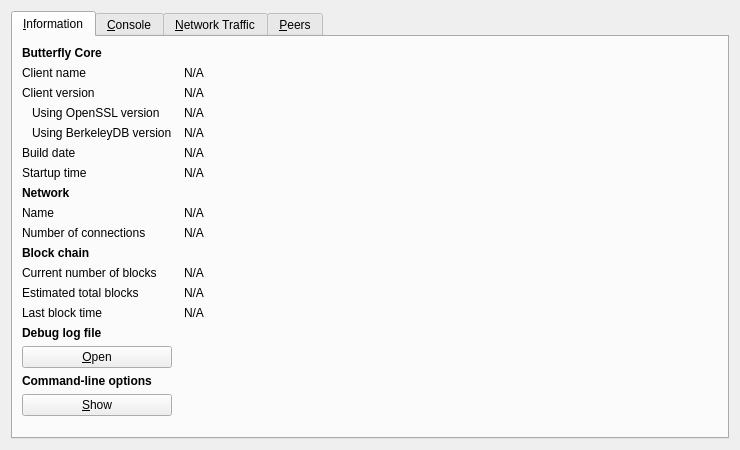
<?xml version="1.0" encoding="UTF-8"?>
<ui version="4.0">
 <class>RPCConsole</class>
 <widget class="QDialog" name="RPCConsole">
  <property name="geometry">
   <rect>
    <x>0</x>
    <y>0</y>
    <width>740</width>
    <height>450</height>
   </rect>
  </property>
  <property name="windowTitle">
   <string>Butterfly - Debug window</string>
  </property>
  <layout class="QVBoxLayout" name="verticalLayout_2">
   <item>
    <widget class="QTabWidget" name="tabWidget">
     <property name="currentIndex">
      <number>0</number>
     </property>
     <widget class="QWidget" name="tab_info">
      <attribute name="title">
       <string>&amp;Information</string>
      </attribute>
      <layout class="QGridLayout" name="gridLayout" columnstretch="0,1">
       <property name="horizontalSpacing">
        <number>12</number>
       </property>
       <item row="0" column="0">
        <widget class="QLabel" name="label_9">
         <property name="font">
          <font>
           <weight>75</weight>
           <bold>true</bold>
          </font>
         </property>
         <property name="text">
          <string>Butterfly Core</string>
         </property>
        </widget>
       </item>
       <item row="1" column="0">
        <widget class="QLabel" name="label_5">
         <property name="text">
          <string>Client name</string>
         </property>
        </widget>
       </item>
       <item row="1" column="1">
        <widget class="QLabel" name="clientName">
         <property name="cursor">
          <cursorShape>IBeamCursor</cursorShape>
         </property>
         <property name="text">
          <string>N/A</string>
         </property>
         <property name="textFormat">
          <enum>Qt::PlainText</enum>
         </property>
         <property name="textInteractionFlags">
          <set>Qt::LinksAccessibleByMouse|Qt::TextSelectableByKeyboard|Qt::TextSelectableByMouse</set>
         </property>
        </widget>
       </item>
       <item row="2" column="0">
        <widget class="QLabel" name="label_6">
         <property name="text">
          <string>Client version</string>
         </property>
        </widget>
       </item>
       <item row="2" column="1">
        <widget class="QLabel" name="clientVersion">
         <property name="cursor">
          <cursorShape>IBeamCursor</cursorShape>
         </property>
         <property name="text">
          <string>N/A</string>
         </property>
         <property name="textFormat">
          <enum>Qt::PlainText</enum>
         </property>
         <property name="textInteractionFlags">
          <set>Qt::LinksAccessibleByMouse|Qt::TextSelectableByKeyboard|Qt::TextSelectableByMouse</set>
         </property>
        </widget>
       </item>
       <item row="3" column="0">
        <widget class="QLabel" name="label_14">
         <property name="text">
          <string>Using OpenSSL version</string>
         </property>
         <property name="indent">
          <number>10</number>
         </property>
        </widget>
       </item>
       <item row="3" column="1">
        <widget class="QLabel" name="openSSLVersion">
         <property name="cursor">
          <cursorShape>IBeamCursor</cursorShape>
         </property>
         <property name="text">
          <string>N/A</string>
         </property>
         <property name="textFormat">
          <enum>Qt::PlainText</enum>
         </property>
         <property name="textInteractionFlags">
          <set>Qt::LinksAccessibleByMouse|Qt::TextSelectableByKeyboard|Qt::TextSelectableByMouse</set>
         </property>
        </widget>
       </item>
       <item row="4" column="0">
        <widget class="QLabel" name="label_berkeleyDBVersion">
         <property name="text">
          <string>Using BerkeleyDB version</string>
         </property>
         <property name="indent">
          <number>10</number>
         </property>
        </widget>
       </item>
       <item row="4" column="1">
        <widget class="QLabel" name="berkeleyDBVersion">
         <property name="cursor">
          <cursorShape>IBeamCursor</cursorShape>
         </property>
         <property name="text">
          <string>N/A</string>
         </property>
         <property name="textFormat">
          <enum>Qt::PlainText</enum>
         </property>
         <property name="textInteractionFlags">
          <set>Qt::LinksAccessibleByMouse|Qt::TextSelectableByKeyboard|Qt::TextSelectableByMouse</set>
         </property>
        </widget>
       </item>
       <item row="5" column="0">
        <widget class="QLabel" name="label_12">
         <property name="text">
          <string>Build date</string>
         </property>
        </widget>
       </item>
       <item row="5" column="1">
        <widget class="QLabel" name="buildDate">
         <property name="cursor">
          <cursorShape>IBeamCursor</cursorShape>
         </property>
         <property name="text">
          <string>N/A</string>
         </property>
         <property name="textFormat">
          <enum>Qt::PlainText</enum>
         </property>
         <property name="textInteractionFlags">
          <set>Qt::LinksAccessibleByMouse|Qt::TextSelectableByKeyboard|Qt::TextSelectableByMouse</set>
         </property>
        </widget>
       </item>
       <item row="6" column="0">
        <widget class="QLabel" name="label_13">
         <property name="text">
          <string>Startup time</string>
         </property>
        </widget>
       </item>
       <item row="6" column="1">
        <widget class="QLabel" name="startupTime">
         <property name="cursor">
          <cursorShape>IBeamCursor</cursorShape>
         </property>
         <property name="text">
          <string>N/A</string>
         </property>
         <property name="textFormat">
          <enum>Qt::PlainText</enum>
         </property>
         <property name="textInteractionFlags">
          <set>Qt::LinksAccessibleByMouse|Qt::TextSelectableByKeyboard|Qt::TextSelectableByMouse</set>
         </property>
        </widget>
       </item>
       <item row="7" column="0">
        <widget class="QLabel" name="label_11">
         <property name="font">
          <font>
           <weight>75</weight>
           <bold>true</bold>
          </font>
         </property>
         <property name="text">
          <string>Network</string>
         </property>
        </widget>
       </item>
       <item row="8" column="0">
        <widget class="QLabel" name="label_8">
         <property name="text">
          <string>Name</string>
         </property>
        </widget>
       </item>
       <item row="8" column="1">
        <widget class="QLabel" name="networkName">
         <property name="cursor">
          <cursorShape>IBeamCursor</cursorShape>
         </property>
         <property name="text">
          <string>N/A</string>
         </property>
         <property name="textFormat">
          <enum>Qt::PlainText</enum>
         </property>
         <property name="textInteractionFlags">
          <set>Qt::LinksAccessibleByMouse|Qt::TextSelectableByKeyboard|Qt::TextSelectableByMouse</set>
         </property>
        </widget>
       </item>
       <item row="9" column="0">
        <widget class="QLabel" name="label_7">
         <property name="text">
          <string>Number of connections</string>
         </property>
        </widget>
       </item>
       <item row="9" column="1">
        <widget class="QLabel" name="numberOfConnections">
         <property name="cursor">
          <cursorShape>IBeamCursor</cursorShape>
         </property>
         <property name="text">
          <string>N/A</string>
         </property>
         <property name="textFormat">
          <enum>Qt::PlainText</enum>
         </property>
         <property name="textInteractionFlags">
          <set>Qt::LinksAccessibleByMouse|Qt::TextSelectableByKeyboard|Qt::TextSelectableByMouse</set>
         </property>
        </widget>
       </item>
       <item row="10" column="0">
        <widget class="QLabel" name="label_10">
         <property name="font">
          <font>
           <weight>75</weight>
           <bold>true</bold>
          </font>
         </property>
         <property name="text">
          <string>Block chain</string>
         </property>
        </widget>
       </item>
       <item row="11" column="0">
        <widget class="QLabel" name="label_3">
         <property name="text">
          <string>Current number of blocks</string>
         </property>
        </widget>
       </item>
       <item row="11" column="1">
        <widget class="QLabel" name="numberOfBlocks">
         <property name="cursor">
          <cursorShape>IBeamCursor</cursorShape>
         </property>
         <property name="text">
          <string>N/A</string>
         </property>
         <property name="textFormat">
          <enum>Qt::PlainText</enum>
         </property>
         <property name="textInteractionFlags">
          <set>Qt::LinksAccessibleByMouse|Qt::TextSelectableByKeyboard|Qt::TextSelectableByMouse</set>
         </property>
        </widget>
       </item>
       <item row="12" column="0">
        <widget class="QLabel" name="label_4">
         <property name="text">
          <string>Estimated total blocks</string>
         </property>
        </widget>
       </item>
       <item row="12" column="1">
        <widget class="QLabel" name="totalBlocks">
         <property name="cursor">
          <cursorShape>IBeamCursor</cursorShape>
         </property>
         <property name="text">
          <string>N/A</string>
         </property>
         <property name="textFormat">
          <enum>Qt::PlainText</enum>
         </property>
         <property name="textInteractionFlags">
          <set>Qt::LinksAccessibleByMouse|Qt::TextSelectableByKeyboard|Qt::TextSelectableByMouse</set>
         </property>
        </widget>
       </item>
       <item row="13" column="0">
        <widget class="QLabel" name="label_2">
         <property name="text">
          <string>Last block time</string>
         </property>
        </widget>
       </item>
       <item row="13" column="1">
        <widget class="QLabel" name="lastBlockTime">
         <property name="cursor">
          <cursorShape>IBeamCursor</cursorShape>
         </property>
         <property name="text">
          <string>N/A</string>
         </property>
         <property name="textFormat">
          <enum>Qt::PlainText</enum>
         </property>
         <property name="textInteractionFlags">
          <set>Qt::LinksAccessibleByMouse|Qt::TextSelectableByKeyboard|Qt::TextSelectableByMouse</set>
         </property>
        </widget>
       </item>
       <item row="13" column="0">
        <spacer name="verticalSpacer_2">
         <property name="orientation">
          <enum>Qt::Vertical</enum>
         </property>
         <property name="sizeHint" stdset="0">
          <size>
           <width>20</width>
           <height>20</height>
          </size>
         </property>
        </spacer>
       </item>
       <item row="14" column="0">
        <widget class="QLabel" name="labelDebugLogfile">
         <property name="font">
          <font>
           <weight>75</weight>
           <bold>true</bold>
          </font>
         </property>
         <property name="text">
          <string>Debug log file</string>
         </property>
        </widget>
       </item>
       <item row="15" column="0">
        <widget class="QPushButton" name="openDebugLogfileButton">
         <property name="toolTip">
          <string>Open the Butterfly debug log file from the current data directory. This can take a few seconds for large log files.</string>
         </property>
         <property name="text">
          <string>&amp;Open</string>
         </property>
         <property name="autoDefault">
          <bool>false</bool>
         </property>
        </widget>
       </item>
       <item row="16" column="0">
        <widget class="QLabel" name="labelCLOptions">
         <property name="font">
          <font>
           <weight>75</weight>
           <bold>true</bold>
          </font>
         </property>
         <property name="text">
          <string>Command-line options</string>
         </property>
        </widget>
       </item>
       <item row="17" column="0">
        <widget class="QPushButton" name="showCLOptionsButton">
         <property name="toolTip">
          <string>Show the Butterfly help message to get a list with possible Butterfly command-line options.</string>
         </property>
         <property name="text">
          <string>&amp;Show</string>
         </property>
         <property name="autoDefault">
          <bool>false</bool>
         </property>
        </widget>
       </item>
       <item row="18" column="0">
        <spacer name="verticalSpacer">
         <property name="orientation">
          <enum>Qt::Vertical</enum>
         </property>
         <property name="sizeHint" stdset="0">
          <size>
           <width>20</width>
           <height>40</height>
          </size>
         </property>
        </spacer>
       </item>
      </layout>
     </widget>
     <widget class="QWidget" name="tab_console">
      <attribute name="title">
       <string>&amp;Console</string>
      </attribute>
      <layout class="QVBoxLayout" name="verticalLayout_3">
       <property name="spacing">
        <number>3</number>
       </property>
       <item>
        <widget class="QTextEdit" name="messagesWidget">
         <property name="minimumSize">
          <size>
           <width>0</width>
           <height>100</height>
          </size>
         </property>
         <property name="readOnly">
          <bool>true</bool>
         </property>
         <property name="tabKeyNavigation" stdset="0">
          <bool>false</bool>
         </property>
         <property name="columnCount" stdset="0">
          <number>2</number>
         </property>
        </widget>
       </item>
       <item>
        <layout class="QHBoxLayout" name="horizontalLayout">
         <property name="spacing">
          <number>3</number>
         </property>
         <item>
          <widget class="QLabel" name="label">
           <property name="text">
            <string notr="true">&gt;</string>
           </property>
          </widget>
         </item>
         <item>
          <widget class="QLineEdit" name="lineEdit"/>
         </item>
         <item>
          <widget class="QPushButton" name="clearButton">
           <property name="maximumSize">
            <size>
             <width>24</width>
             <height>24</height>
            </size>
           </property>
           <property name="toolTip">
            <string>Clear console</string>
           </property>
           <property name="text">
            <string/>
           </property>
           <property name="icon">
            <iconset resource="../../../butterfly.qrc">
             <normaloff>:/icons/remove</normaloff>:/icons/remove</iconset>
           </property>
           <property name="shortcut">
            <string notr="true">Ctrl+L</string>
           </property>
           <property name="autoDefault">
            <bool>false</bool>
           </property>
          </widget>
         </item>
        </layout>
       </item>
      </layout>
     </widget>
     <widget class="QWidget" name="tab_nettraffic">
      <attribute name="title">
       <string>&amp;Network Traffic</string>
      </attribute>
      <layout class="QHBoxLayout" name="horizontalLayout_3">
       <item>
        <layout class="QVBoxLayout" name="verticalLayout_4">
         <item>
          <widget class="TrafficGraphWidget" name="trafficGraph" native="true">
           <property name="sizePolicy">
            <sizepolicy hsizetype="Expanding" vsizetype="Expanding">
             <horstretch>0</horstretch>
             <verstretch>0</verstretch>
            </sizepolicy>
           </property>
          </widget>
         </item>
         <item>
          <layout class="QHBoxLayout" name="horizontalLayout_2">
           <item>
            <widget class="QSlider" name="sldGraphRange">
             <property name="minimum">
              <number>1</number>
             </property>
             <property name="maximum">
              <number>288</number>
             </property>
             <property name="pageStep">
              <number>12</number>
             </property>
             <property name="value">
              <number>6</number>
             </property>
             <property name="orientation">
              <enum>Qt::Horizontal</enum>
             </property>
            </widget>
           </item>
           <item>
            <widget class="QLabel" name="lblGraphRange">
             <property name="minimumSize">
              <size>
               <width>100</width>
               <height>0</height>
              </size>
             </property>
             <property name="alignment">
              <set>Qt::AlignCenter</set>
             </property>
            </widget>
           </item>
           <item>
            <widget class="QPushButton" name="btnClearTrafficGraph">
             <property name="text">
              <string>&amp;Clear</string>
             </property>
             <property name="autoDefault">
              <bool>false</bool>
             </property>
            </widget>
           </item>
          </layout>
         </item>
        </layout>
       </item>
       <item>
        <layout class="QVBoxLayout" name="verticalLayout">
         <item>
          <widget class="QGroupBox" name="groupBox">
           <property name="title">
            <string>Totals</string>
           </property>
           <layout class="QVBoxLayout" name="verticalLayout_5">
            <item>
             <layout class="QHBoxLayout" name="horizontalLayout_4">
              <item>
               <widget class="Line" name="line">
                <property name="sizePolicy">
                 <sizepolicy hsizetype="Fixed" vsizetype="Fixed">
                  <horstretch>0</horstretch>
                  <verstretch>0</verstretch>
                 </sizepolicy>
                </property>
                <property name="minimumSize">
                 <size>
                  <width>10</width>
                  <height>0</height>
                 </size>
                </property>
                <property name="palette">
                 <palette>
                  <active>
                   <colorrole role="Light">
                    <brush brushstyle="SolidPattern">
                     <color alpha="255">
                      <red>0</red>
                      <green>255</green>
                      <blue>0</blue>
                     </color>
                    </brush>
                   </colorrole>
                  </active>
                  <inactive>
                   <colorrole role="Light">
                    <brush brushstyle="SolidPattern">
                     <color alpha="255">
                      <red>0</red>
                      <green>255</green>
                      <blue>0</blue>
                     </color>
                    </brush>
                   </colorrole>
                  </inactive>
                  <disabled>
                   <colorrole role="Light">
                    <brush brushstyle="SolidPattern">
                     <color alpha="255">
                      <red>0</red>
                      <green>255</green>
                      <blue>0</blue>
                     </color>
                    </brush>
                   </colorrole>
                  </disabled>
                 </palette>
                </property>
                <property name="orientation">
                 <enum>Qt::Horizontal</enum>
                </property>
               </widget>
              </item>
              <item>
               <widget class="QLabel" name="label_16">
                <property name="text">
                 <string>In:</string>
                </property>
               </widget>
              </item>
              <item>
               <widget class="QLabel" name="lblBytesIn">
                <property name="minimumSize">
                 <size>
                  <width>50</width>
                  <height>0</height>
                 </size>
                </property>
                <property name="alignment">
                 <set>Qt::AlignRight|Qt::AlignTrailing|Qt::AlignVCenter</set>
                </property>
               </widget>
              </item>
             </layout>
            </item>
            <item>
             <layout class="QHBoxLayout" name="horizontalLayout_5">
              <item>
               <widget class="Line" name="line_2">
                <property name="sizePolicy">
                 <sizepolicy hsizetype="Fixed" vsizetype="Fixed">
                  <horstretch>0</horstretch>
                  <verstretch>0</verstretch>
                 </sizepolicy>
                </property>
                <property name="minimumSize">
                 <size>
                  <width>10</width>
                  <height>0</height>
                 </size>
                </property>
                <property name="palette">
                 <palette>
                  <active>
                   <colorrole role="Light">
                    <brush brushstyle="SolidPattern">
                     <color alpha="255">
                      <red>255</red>
                      <green>0</green>
                      <blue>0</blue>
                     </color>
                    </brush>
                   </colorrole>
                  </active>
                  <inactive>
                   <colorrole role="Light">
                    <brush brushstyle="SolidPattern">
                     <color alpha="255">
                      <red>255</red>
                      <green>0</green>
                      <blue>0</blue>
                     </color>
                    </brush>
                   </colorrole>
                  </inactive>
                  <disabled>
                   <colorrole role="Light">
                    <brush brushstyle="SolidPattern">
                     <color alpha="255">
                      <red>255</red>
                      <green>0</green>
                      <blue>0</blue>
                     </color>
                    </brush>
                   </colorrole>
                  </disabled>
                 </palette>
                </property>
                <property name="orientation">
                 <enum>Qt::Horizontal</enum>
                </property>
               </widget>
              </item>
              <item>
               <widget class="QLabel" name="label_17">
                <property name="text">
                 <string>Out:</string>
                </property>
               </widget>
              </item>
              <item>
               <widget class="QLabel" name="lblBytesOut">
                <property name="minimumSize">
                 <size>
                  <width>50</width>
                  <height>0</height>
                 </size>
                </property>
                <property name="alignment">
                 <set>Qt::AlignRight|Qt::AlignTrailing|Qt::AlignVCenter</set>
                </property>
               </widget>
              </item>
             </layout>
            </item>
            <item>
             <spacer name="verticalSpacer_4">
              <property name="orientation">
               <enum>Qt::Vertical</enum>
              </property>
              <property name="sizeHint" stdset="0">
               <size>
                <width>20</width>
                <height>407</height>
               </size>
              </property>
             </spacer>
            </item>
           </layout>
          </widget>
         </item>
        </layout>
       </item>
      </layout>
     </widget>
     <widget class="QWidget" name="tab_peers">
      <attribute name="title">
       <string>&amp;Peers</string>
      </attribute>
      <layout class="QGridLayout" name="gridLayout_2">
       <item row="0" column="0" rowspan="2">
        <widget class="QTableView" name="peerWidget">
         <property name="horizontalScrollBarPolicy">
          <enum>Qt::ScrollBarAsNeeded</enum>
         </property>
         <property name="sortingEnabled">
          <bool>true</bool>
         </property>
         <attribute name="horizontalHeaderHighlightSections">
          <bool>false</bool>
         </attribute>
        </widget>
       </item>
       <item row="0" column="1">
        <widget class="QLabel" name="peerHeading">
         <property name="sizePolicy">
          <sizepolicy hsizetype="Preferred" vsizetype="Minimum">
           <horstretch>0</horstretch>
           <verstretch>0</verstretch>
          </sizepolicy>
         </property>
         <property name="minimumSize">
          <size>
           <width>300</width>
           <height>32</height>
          </size>
         </property>
         <property name="font">
          <font>
           <pointsize>10</pointsize>
          </font>
         </property>
         <property name="cursor">
          <cursorShape>IBeamCursor</cursorShape>
         </property>
         <property name="text">
          <string>Select a peer to view detailed information.</string>
         </property>
         <property name="alignment">
          <set>Qt::AlignHCenter|Qt::AlignTop</set>
         </property>
         <property name="wordWrap">
          <bool>true</bool>
         </property>
         <property name="textInteractionFlags">
          <set>Qt::LinksAccessibleByMouse|Qt::TextSelectableByKeyboard|Qt::TextSelectableByMouse</set>
         </property>
        </widget>
       </item>
       <item row="1" column="1">
        <widget class="QWidget" name="detailWidget" native="true">
         <property name="minimumSize">
          <size>
           <width>300</width>
           <height>0</height>
          </size>
         </property>
         <layout class="QGridLayout" name="gridLayout_3">
          <item row="0" column="0">
           <widget class="QLabel" name="label_23">
            <property name="text">
             <string>Peer ID</string>
            </property>
           </widget>
          </item>
          <item row="0" column="2">
           <widget class="QLabel" name="peerId">
            <property name="cursor">
             <cursorShape>IBeamCursor</cursorShape>
            </property>
            <property name="text">
             <string>N/A</string>
            </property>
            <property name="textFormat">
             <enum>Qt::PlainText</enum>
            </property>
            <property name="textInteractionFlags">
             <set>Qt::LinksAccessibleByMouse|Qt::TextSelectableByKeyboard|Qt::TextSelectableByMouse</set>
            </property>
           </widget>
          </item>
          <item row="1" column="0">
           <widget class="QLabel" name="label_23">
            <property name="text">
             <string>Direction</string>
            </property>
           </widget>
          </item>
          <item row="1" column="2">
           <widget class="QLabel" name="peerDirection">
            <property name="cursor">
             <cursorShape>IBeamCursor</cursorShape>
            </property>
            <property name="text">
             <string>N/A</string>
            </property>
            <property name="textFormat">
             <enum>Qt::PlainText</enum>
            </property>
            <property name="textInteractionFlags">
             <set>Qt::LinksAccessibleByMouse|Qt::TextSelectableByKeyboard|Qt::TextSelectableByMouse</set>
            </property>
           </widget>
          </item>
          <item row="2" column="0">
           <widget class="QLabel" name="label_21">
            <property name="text">
             <string>Version</string>
            </property>
           </widget>
          </item>
          <item row="2" column="2">
           <widget class="QLabel" name="peerVersion">
            <property name="cursor">
             <cursorShape>IBeamCursor</cursorShape>
            </property>
            <property name="text">
             <string>N/A</string>
            </property>
            <property name="textFormat">
             <enum>Qt::PlainText</enum>
            </property>
            <property name="textInteractionFlags">
             <set>Qt::LinksAccessibleByMouse|Qt::TextSelectableByKeyboard|Qt::TextSelectableByMouse</set>
            </property>
           </widget>
          </item>
          <item row="3" column="0">
           <widget class="QLabel" name="label_28">
            <property name="text">
             <string>User Agent</string>
            </property>
           </widget>
          </item>
          <item row="3" column="2">
           <widget class="QLabel" name="peerSubversion">
            <property name="cursor">
             <cursorShape>IBeamCursor</cursorShape>
            </property>
            <property name="text">
             <string>N/A</string>
            </property>
            <property name="textFormat">
             <enum>Qt::PlainText</enum>
            </property>
            <property name="textInteractionFlags">
             <set>Qt::LinksAccessibleByMouse|Qt::TextSelectableByKeyboard|Qt::TextSelectableByMouse</set>
            </property>
           </widget>
          </item>
          <item row="4" column="0">
           <widget class="QLabel" name="label_4">
            <property name="text">
             <string>Services</string>
            </property>
           </widget>
          </item>
          <item row="4" column="2">
           <widget class="QLabel" name="peerServices">
            <property name="cursor">
             <cursorShape>IBeamCursor</cursorShape>
            </property>
            <property name="text">
             <string>N/A</string>
            </property>
            <property name="textFormat">
             <enum>Qt::PlainText</enum>
            </property>
            <property name="textInteractionFlags">
             <set>Qt::LinksAccessibleByMouse|Qt::TextSelectableByKeyboard|Qt::TextSelectableByMouse</set>
            </property>
           </widget>
          </item>
          <item row="5" column="0">
           <widget class="QLabel" name="label_29">
            <property name="text">
             <string>Starting Height</string>
            </property>
           </widget>
          </item>
          <item row="5" column="2">
           <widget class="QLabel" name="peerHeight">
            <property name="cursor">
             <cursorShape>IBeamCursor</cursorShape>
            </property>
            <property name="text">
             <string>N/A</string>
            </property>
            <property name="textFormat">
             <enum>Qt::PlainText</enum>
            </property>
            <property name="textInteractionFlags">
             <set>Qt::LinksAccessibleByMouse|Qt::TextSelectableByKeyboard|Qt::TextSelectableByMouse</set>
            </property>
           </widget>
          </item>
          <item row="6" column="0">
           <widget class="QLabel" name="label_27">
            <property name="text">
             <string>Sync Height</string>
            </property>
           </widget>
          </item>
          <item row="6" column="2">
           <widget class="QLabel" name="peerSyncHeight">
            <property name="cursor">
             <cursorShape>IBeamCursor</cursorShape>
            </property>
            <property name="text">
             <string>N/A</string>
            </property>
            <property name="textFormat">
             <enum>Qt::PlainText</enum>
            </property>
            <property name="textInteractionFlags">
             <set>Qt::LinksAccessibleByMouse|Qt::TextSelectableByKeyboard|Qt::TextSelectableByMouse</set>
            </property>
           </widget>
          </item>
          <item row="7" column="0">
           <widget class="QLabel" name="label_24">
            <property name="text">
             <string>Ban Score</string>
            </property>
           </widget>
          </item>
          <item row="7" column="2">
           <widget class="QLabel" name="peerBanScore">
            <property name="cursor">
             <cursorShape>IBeamCursor</cursorShape>
            </property>
            <property name="text">
             <string>N/A</string>
            </property>
            <property name="textFormat">
             <enum>Qt::PlainText</enum>
            </property>
            <property name="textInteractionFlags">
             <set>Qt::LinksAccessibleByMouse|Qt::TextSelectableByKeyboard|Qt::TextSelectableByMouse</set>
            </property>
           </widget>
          </item>
          <item row="8" column="0">
           <widget class="QLabel" name="label_22">
            <property name="text">
             <string>Connection Time</string>
            </property>
           </widget>
          </item>
          <item row="8" column="2">
           <widget class="QLabel" name="peerConnTime">
            <property name="cursor">
             <cursorShape>IBeamCursor</cursorShape>
            </property>
            <property name="text">
             <string>N/A</string>
            </property>
            <property name="textFormat">
             <enum>Qt::PlainText</enum>
            </property>
            <property name="textInteractionFlags">
             <set>Qt::LinksAccessibleByMouse|Qt::TextSelectableByKeyboard|Qt::TextSelectableByMouse</set>
            </property>
           </widget>
          </item>
          <item row="9" column="0">
           <widget class="QLabel" name="label_15">
            <property name="text">
             <string>Last Send</string>
            </property>
           </widget>
          </item>
          <item row="9" column="2">
           <widget class="QLabel" name="peerLastSend">
            <property name="cursor">
             <cursorShape>IBeamCursor</cursorShape>
            </property>
            <property name="text">
             <string>N/A</string>
            </property>
            <property name="textFormat">
             <enum>Qt::PlainText</enum>
            </property>
            <property name="textInteractionFlags">
             <set>Qt::LinksAccessibleByMouse|Qt::TextSelectableByKeyboard|Qt::TextSelectableByMouse</set>
            </property>
           </widget>
          </item>
          <item row="10" column="0">
           <widget class="QLabel" name="label_19">
            <property name="text">
             <string>Last Receive</string>
            </property>
           </widget>
          </item>
          <item row="10" column="2">
           <widget class="QLabel" name="peerLastRecv">
            <property name="cursor">
             <cursorShape>IBeamCursor</cursorShape>
            </property>
            <property name="text">
             <string>N/A</string>
            </property>
            <property name="textFormat">
             <enum>Qt::PlainText</enum>
            </property>
            <property name="textInteractionFlags">
             <set>Qt::LinksAccessibleByMouse|Qt::TextSelectableByKeyboard|Qt::TextSelectableByMouse</set>
            </property>
           </widget>
          </item>
          <item row="11" column="0">
           <widget class="QLabel" name="label_18">
            <property name="text">
             <string>Bytes Sent</string>
            </property>
           </widget>
          </item>
          <item row="11" column="2">
           <widget class="QLabel" name="peerBytesSent">
            <property name="cursor">
             <cursorShape>IBeamCursor</cursorShape>
            </property>
            <property name="text">
             <string>N/A</string>
            </property>
            <property name="textFormat">
             <enum>Qt::PlainText</enum>
            </property>
            <property name="textInteractionFlags">
             <set>Qt::LinksAccessibleByMouse|Qt::TextSelectableByKeyboard|Qt::TextSelectableByMouse</set>
            </property>
           </widget>
          </item>
          <item row="12" column="0">
           <widget class="QLabel" name="label_20">
            <property name="text">
             <string>Bytes Received</string>
            </property>
           </widget>
          </item>
          <item row="12" column="2">
           <widget class="QLabel" name="peerBytesRecv">
            <property name="cursor">
             <cursorShape>IBeamCursor</cursorShape>
            </property>
            <property name="text">
             <string>N/A</string>
            </property>
            <property name="textFormat">
             <enum>Qt::PlainText</enum>
            </property>
            <property name="textInteractionFlags">
             <set>Qt::LinksAccessibleByMouse|Qt::TextSelectableByKeyboard|Qt::TextSelectableByMouse</set>
            </property>
           </widget>
          </item>
          <item row="13" column="0">
           <widget class="QLabel" name="label_26">
            <property name="text">
             <string>Ping Time</string>
            </property>
           </widget>
          </item>
          <item row="13" column="2">
           <widget class="QLabel" name="peerPingTime">
            <property name="cursor">
             <cursorShape>IBeamCursor</cursorShape>
            </property>
            <property name="text">
             <string>N/A</string>
            </property>
            <property name="textFormat">
             <enum>Qt::PlainText</enum>
            </property>
            <property name="textInteractionFlags">
             <set>Qt::LinksAccessibleByMouse|Qt::TextSelectableByKeyboard|Qt::TextSelectableByMouse</set>
            </property>
           </widget>
          </item>
          <item row="14" column="0">
           <widget class="QLabel" name="label_timeoffset">
            <property name="text">
             <string>Time Offset</string>
            </property>
           </widget>
          </item>
          <item row="14" column="2">
           <widget class="QLabel" name="timeoffset">
            <property name="cursor">
             <cursorShape>IBeamCursor</cursorShape>
            </property>
            <property name="text">
             <string>N/A</string>
            </property>
            <property name="textFormat">
             <enum>Qt::PlainText</enum>
            </property>
            <property name="textInteractionFlags">
             <set>Qt::LinksAccessibleByMouse|Qt::TextSelectableByKeyboard|Qt::TextSelectableByMouse</set>
            </property>
           </widget>
          </item>
          <item row="15" column="1">
           <spacer name="verticalSpacer_3">
            <property name="orientation">
             <enum>Qt::Vertical</enum>
            </property>
            <property name="sizeHint" stdset="0">
             <size>
              <width>20</width>
              <height>40</height>
             </size>
            </property>
           </spacer>
          </item>
         </layout>
        </widget>
       </item>
      </layout>
     </widget>
    </widget>
   </item>
  </layout>
 </widget>
 <customwidgets>
  <customwidget>
   <class>TrafficGraphWidget</class>
   <extends>QWidget</extends>
   <header>trafficgraphwidget.h</header>
   <container>1</container>
   <slots>
    <slot>clear()</slot>
   </slots>
  </customwidget>
 </customwidgets>
 <resources>
  <include location="../../../butterfly.qrc"/>
 </resources>
 <connections/>
</ui>
